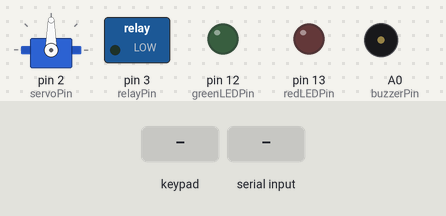
Simulated run of this sketch. Board: Arduino Uno, built with avr-gcc and run on an emulated ATmega328P. Parts: servo, switched loads named in the sketch (green lamp = pin HIGH), output pins drawn as LEDs (lit = HIGH), buzzer (waves = sounding, pin HIGH). Dashed ring = blinking. The test bench sets the inputs (shaded band).

Above: at 1.2 s.
1.3 s: key 'B' pressed
At 1.7 s:
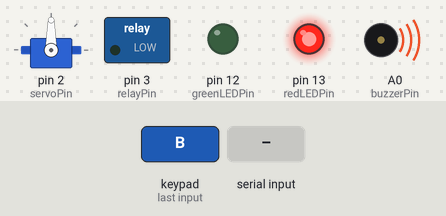
4.3 s: keypad keys 1 4 2 8 5 7 A pressed 0.4 s apart
At 8.1 s:
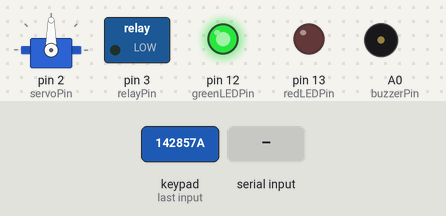
8.6 s: key '*' pressed
At 9.6 s:
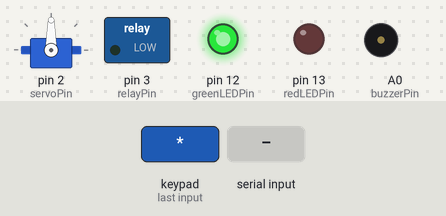
10.2 s: keypad keys 1 4 2 8 5 7 # pressed 0.4 s apart
At 15.5 s:
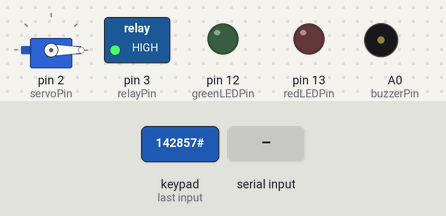
18.6 s: "O\n" received over Serial
At 23.05 s:
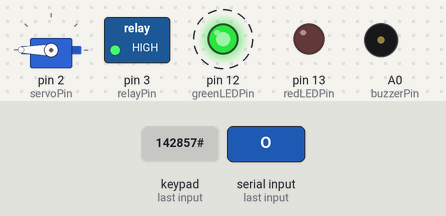
Timing chart, 0 to 25.3 s (numbered marks = the images above; inputs shaded):
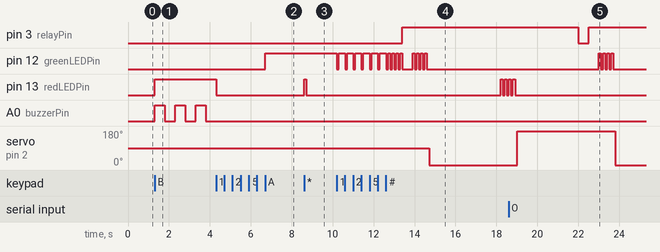

Measured:
- after the input at 1.3 s, pin 13 (redLEDPin): LOW → HIGH at once; A0 (buzzerPin): alternates HIGH for 0.50 s and LOW for 0.50 s, starting at once
- after the input at 4.3 s, pin 12 (greenLEDPin): LOW → HIGH after 2.4 s
- after the input at 8.6 s, pin 13 (redLEDPin): LOW → HIGH at once, → LOW 0.10 s later
- after the input at 10.2 s, pin 3 (relayPin): LOW → HIGH after 3.2 s; pin 12 (greenLEDPin): goes 6 × (LOW 0.10 s, HIGH 0.30 s), 4 × (LOW 0.10 s, HIGH 0.10 s), LOW 0.50 s, 3 × (HIGH 0.10 s, LOW 0.10 s), HIGH 0.10 s, then LOW, starting at once
- after the input at 18.6 s, pin 12 (greenLEDPin): alternates HIGH for 0.10 s and LOW for 0.10 s, 8 changes in all, then stays LOW, starting after 4.4 s

The sketch:

PasswordDoor.ino
```cpp
#include <Keypad.h>
#include <Servo.h>

const byte rows = 4;
const byte cols = 4;
char keys[rows][cols] = {
  {'1','2','3','A'},
  {'4','5','6','B'},
  {'7','8','9','C'},
  {'*','0','#','D'}
};
byte rowPins[rows] = {4, 5, 6, 7}; //connect to the row pinouts of the keypad.
byte colPins[cols] = {8, 9, 10, 11}; //connect to the column pinouts of the keypad.
Keypad keypad = Keypad( makeKeymap(keys), rowPins, colPins, rows, cols );

Servo servo;

long passwordWaitTime = 600000; // 60s time for password entering.
int blinkLEDDelay = 100; // 100ms time gap to blink LED.
int openDoorDelay = 500; // 0.5s time to keep door open.
int relayDelay = 500; // 0.5s time for relay to actuate.
int servoDelay = 3000; // 3s time for servo to actuate.
int doorbellPulseDelay = 500; // 0.5s time between doorbell rings.

String correctPassword = "142857";

int greenLEDPin = 12;
int redLEDPin = 13;
int relayPin = 3;
int servoPin = 2;
int buzzerPin = A0;

int lockAngle = 180;
int openAngle = 0;

void setup() {
  // LED part
  pinMode(greenLEDPin, OUTPUT);
  pinMode(redLEDPin, OUTPUT);
  pinMode(buzzerPin, OUTPUT);
  operateLEDs('g', 0);
  operateLEDs('r', 0);

  // Servo part
  pinMode(relayPin, OUTPUT);
  servo.attach(servoPin);

  // Serial part
  Serial.begin(9600);
}

void loop() {
  char key;
  String password;
  String instruction;
  unsigned long passwordModeStartTime;

  if (Serial.available()) // Computer control part.
  {
    instruction = Serial.readStringUntil('\n');
    if (instruction[0] == 'O') // Receive a open-the-door command.
    {
      openDoor();
    }
    else if (instruction[0] == 'B') // Receive a ring-the-bell command.
    {
      doorbellMode();
    }
    else if (instruction[0] == 'P') // Receive a change-password command.
    {
      correctPassword = instruction.substring(1);
    }
  }
  else // Keypad control part.
  {
    key = keypad.getKey();
    /*
    if (key != NO_KEY)
    {
      Serial.println(key);
    }
    */
    if (key == 'A') // Enter password mode.
    {
      // Serial.println("Password mode");
      passwordMode();
    }
    else if (key == 'B') // Enter doorbell mode.
    {
      // Serial.println("Doorbell mode");
      doorbellMode();
    }
  }
}

void passwordMode()
{
  char key = 'A';
  String enteredPassword;
  unsigned long passwordModeStartTime = millis();

  operateLEDs('g', 1); // Light up green LED to signal password mode.
  while (true)
  {
    enteredPassword = "";
    while (key != '#' && key != '*' && key != 'B' && key != 'D') // '#' means enter, '*' means clear, 'B' means doorbell mode, 'D' means quit this mode.
    {
      key = keypad.getKey();
      /*
      if (key != NO_KEY)
      {
        Serial.println(key);
      }
      */
      if (key != NO_KEY)
      {
        if (key >= '0' && key <= '9')
        {
          operateLEDs('g', 5); // Blink green LED once to signal one digit entered.
          enteredPassword.concat({key});
        }
      }
      if (abs(millis() - passwordModeStartTime) > passwordWaitTime) // Password timeout.
      {
        break;
      }
    }
    if (key == '#') // Enter password.
    {
      if (enteredPassword == correctPassword) // Good password.
      {
        // Serial.println("Good password");
        operateLEDs('g', 3); // Blink green LED to signal good password.
        operateLEDs('g', 0);
        openDoor();
        break;
      }
      else // Bad password
      {
        // Serial.println("Bad password");
        operateLEDs('r', 2); // Blink red LED to signal bad password.
        key = 'A';
      }
    }
    else if (key == '*') // Clear password
    {
      // Serial.println("Clear password");
      operateLEDs('r', 4); // Blink red LED once to signal password clear.
      key = 'A';
    }
    else if (key == 'B') // Quit password mode and enter doorbell mode.
    {
      // Serial.println("Quit password mode");
      operateLEDs('g', 0); // Turn off green LED to signal quiting password mode.
      doorbellMode();
      break;
    }
    else if (key == 'D') // Quit password mode.
    {
      // Serial.println("Quit password mode");
      operateLEDs('g', 0); // Turn off green LED to signal quiting password mode.
      break;
    }
    if (abs(millis() - passwordModeStartTime) > passwordWaitTime) // Password timeout.
    {
      // Serial.println("Password timeout");
      operateLEDs('g', 0);
      break;
    }
  }
}

void doorbellMode()
{
  operateLEDs('r', 1);
  for (int i = 0; i < 3; i++)
  {
    digitalWrite(buzzerPin, HIGH);
    delay(doorbellPulseDelay);
    digitalWrite(buzzerPin, LOW);
    delay(doorbellPulseDelay);
  }
  operateLEDs('r', 0);
}

void operateLEDs(char color, int mode)
{
  int LEDPin;

  if (color == 'g')
  {
    LEDPin = greenLEDPin;
  }
  else if (color == 'r')
  {
    LEDPin = redLEDPin;
  }
  if (mode == 0) // Turn off LED.
  {
    digitalWrite(LEDPin, LOW);
  }
  else if (mode == 1) // Turn on LED.
  {
    digitalWrite(LEDPin, HIGH);
  }
  else if (mode == 2) //  Blink LED four times, leave it off.
  {
    for (int i = 0; i < 4; i++)
    {
      digitalWrite(LEDPin, HIGH);
      delay(blinkLEDDelay);
      digitalWrite(LEDPin, LOW);
      delay(blinkLEDDelay);
    }
  }
  else if (mode == 3) //  Blink LED four times, leave it on.
  {
    for (int i = 0; i < 4; i++)
    {
      digitalWrite(LEDPin, LOW);
      delay(blinkLEDDelay);
      digitalWrite(LEDPin, HIGH);
      delay(blinkLEDDelay);
    }
  }
  else if (mode == 4) //  Blink LED once, leave in off.
  {
    digitalWrite(LEDPin, HIGH);
    delay(blinkLEDDelay);
    digitalWrite(LEDPin, LOW);
    delay(blinkLEDDelay);
  }
  else if (mode == 5) //  Blink LED once, leave in on.
  {
    digitalWrite(LEDPin, LOW);
    delay(blinkLEDDelay);
    digitalWrite(LEDPin, HIGH);
    delay(blinkLEDDelay);
  }
}

void openDoor()
{
  // Serial.println("Opening door");
  digitalWrite(relayPin, HIGH);
  delay(relayDelay);
  operateLEDs('g', 2);
  servo.write(openAngle);
  delay(servoDelay);
  delay(openDoorDelay);
  // Serial.println("Closing door");
  operateLEDs('r', 2);
  servo.write(lockAngle);
  delay(servoDelay);
  digitalWrite(relayPin, LOW);
  delay(relayDelay);
}
```
